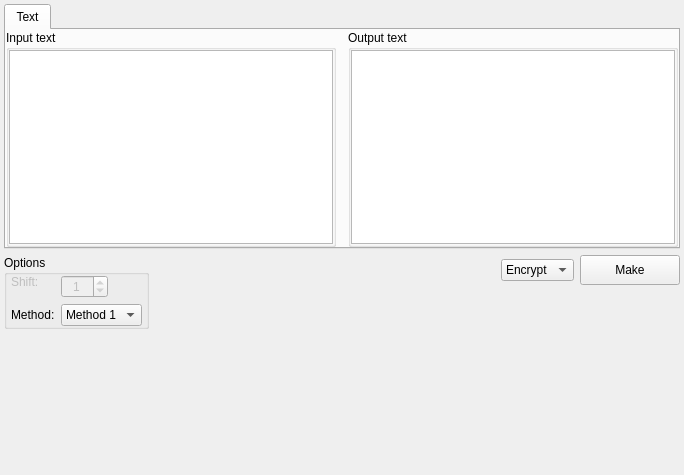
<?xml version="1.0" encoding="UTF-8"?>
<ui version="4.0">
 <class>PolybiusSquare</class>
 <widget class="QWidget" name="PolybiusSquare">
  <property name="geometry">
   <rect>
    <x>0</x>
    <y>0</y>
    <width>684</width>
    <height>475</height>
   </rect>
  </property>
  <property name="windowTitle">
   <string>Form</string>
  </property>
  <layout class="QVBoxLayout" name="verticalLayout_4">
   <property name="leftMargin">
    <number>4</number>
   </property>
   <property name="topMargin">
    <number>4</number>
   </property>
   <property name="rightMargin">
    <number>4</number>
   </property>
   <property name="bottomMargin">
    <number>4</number>
   </property>
   <item>
    <widget class="QTabWidget" name="tab_widget">
     <property name="maximumSize">
      <size>
       <width>16777215</width>
       <height>400</height>
      </size>
     </property>
     <widget class="QWidget" name="tab_text">
      <attribute name="title">
       <string>Text</string>
      </attribute>
      <layout class="QHBoxLayout" name="horizontalLayout">
       <property name="spacing">
        <number>12</number>
       </property>
       <property name="leftMargin">
        <number>0</number>
       </property>
       <property name="topMargin">
        <number>0</number>
       </property>
       <property name="rightMargin">
        <number>0</number>
       </property>
       <property name="bottomMargin">
        <number>0</number>
       </property>
       <item>
        <widget class="QGroupBox" name="group_box_input">
         <property name="title">
          <string>Input text</string>
         </property>
         <layout class="QVBoxLayout" name="verticalLayout_11">
          <property name="spacing">
           <number>0</number>
          </property>
          <property name="leftMargin">
           <number>0</number>
          </property>
          <property name="topMargin">
           <number>0</number>
          </property>
          <property name="rightMargin">
           <number>0</number>
          </property>
          <property name="bottomMargin">
           <number>0</number>
          </property>
          <item>
           <widget class="QTextEdit" name="text_edit_input"/>
          </item>
         </layout>
        </widget>
       </item>
       <item>
        <widget class="QGroupBox" name="group_box_output">
         <property name="title">
          <string>Output text</string>
         </property>
         <layout class="QVBoxLayout" name="verticalLayout_12">
          <property name="spacing">
           <number>0</number>
          </property>
          <property name="leftMargin">
           <number>0</number>
          </property>
          <property name="topMargin">
           <number>0</number>
          </property>
          <property name="rightMargin">
           <number>0</number>
          </property>
          <property name="bottomMargin">
           <number>0</number>
          </property>
          <item>
           <widget class="QTextEdit" name="text_edit_output">
            <property name="readOnly">
             <bool>true</bool>
            </property>
           </widget>
          </item>
         </layout>
        </widget>
       </item>
      </layout>
     </widget>
    </widget>
   </item>
   <item>
    <layout class="QHBoxLayout" name="horizontal_layout_1">
     <item>
      <layout class="QVBoxLayout" name="verticalLayout_3">
       <item>
        <widget class="QGroupBox" name="group_box_options">
         <property name="title">
          <string>Options</string>
         </property>
         <layout class="QVBoxLayout" name="verticalLayout">
          <property name="leftMargin">
           <number>0</number>
          </property>
          <property name="topMargin">
           <number>0</number>
          </property>
          <property name="rightMargin">
           <number>0</number>
          </property>
          <property name="bottomMargin">
           <number>0</number>
          </property>
          <item>
           <layout class="QFormLayout" name="form_layout_options">
            <property name="fieldGrowthPolicy">
             <enum>QFormLayout::ExpandingFieldsGrow</enum>
            </property>
            <property name="leftMargin">
             <number>4</number>
            </property>
            <property name="rightMargin">
             <number>4</number>
            </property>
            <item row="0" column="0">
             <widget class="QLabel" name="label_shift">
              <property name="enabled">
               <bool>false</bool>
              </property>
              <property name="sizePolicy">
               <sizepolicy hsizetype="Fixed" vsizetype="Fixed">
                <horstretch>0</horstretch>
                <verstretch>0</verstretch>
               </sizepolicy>
              </property>
              <property name="styleSheet">
               <string notr="true"/>
              </property>
              <property name="text">
               <string>Shift:</string>
              </property>
             </widget>
            </item>
            <item row="0" column="1">
             <widget class="QSpinBox" name="spin_box_shift">
              <property name="enabled">
               <bool>false</bool>
              </property>
              <property name="alignment">
               <set>Qt::AlignCenter</set>
              </property>
              <property name="buttonSymbols">
               <enum>QAbstractSpinBox::UpDownArrows</enum>
              </property>
              <property name="minimum">
               <number>0</number>
              </property>
              <property name="maximum">
               <number>100</number>
              </property>
              <property name="singleStep">
               <number>1</number>
              </property>
              <property name="value">
               <number>1</number>
              </property>
             </widget>
            </item>
            <item row="1" column="0">
             <widget class="QLabel" name="label_method">
              <property name="text">
               <string>Method:</string>
              </property>
             </widget>
            </item>
            <item row="1" column="1">
             <widget class="QComboBox" name="combo_box_method">
              <property name="sizePolicy">
               <sizepolicy hsizetype="Fixed" vsizetype="Fixed">
                <horstretch>0</horstretch>
                <verstretch>0</verstretch>
               </sizepolicy>
              </property>
              <item>
               <property name="text">
                <string>Method 1</string>
               </property>
              </item>
              <item>
               <property name="text">
                <string>Method 2</string>
               </property>
              </item>
             </widget>
            </item>
           </layout>
          </item>
         </layout>
        </widget>
       </item>
       <item>
        <spacer name="vertical_spacer_1">
         <property name="orientation">
          <enum>Qt::Vertical</enum>
         </property>
         <property name="sizeHint" stdset="0">
          <size>
           <width>20</width>
           <height>40</height>
          </size>
         </property>
        </spacer>
       </item>
      </layout>
     </item>
     <item>
      <spacer name="horizontal_spacer_1">
       <property name="orientation">
        <enum>Qt::Horizontal</enum>
       </property>
       <property name="sizeHint" stdset="0">
        <size>
         <width>40</width>
         <height>20</height>
        </size>
       </property>
      </spacer>
     </item>
     <item>
      <layout class="QVBoxLayout" name="vertical_layout_1">
       <item>
        <layout class="QHBoxLayout" name="horizontalLayout_2">
         <item>
          <widget class="QComboBox" name="combo_box_mode">
           <property name="sizePolicy">
            <sizepolicy hsizetype="Fixed" vsizetype="Fixed">
             <horstretch>0</horstretch>
             <verstretch>0</verstretch>
            </sizepolicy>
           </property>
           <item>
            <property name="text">
             <string>Encrypt</string>
            </property>
           </item>
           <item>
            <property name="text">
             <string>Decrypt</string>
            </property>
           </item>
          </widget>
         </item>
         <item>
          <widget class="QPushButton" name="button_make">
           <property name="sizePolicy">
            <sizepolicy hsizetype="Fixed" vsizetype="Fixed">
             <horstretch>0</horstretch>
             <verstretch>0</verstretch>
            </sizepolicy>
           </property>
           <property name="minimumSize">
            <size>
             <width>100</width>
             <height>30</height>
            </size>
           </property>
           <property name="baseSize">
            <size>
             <width>0</width>
             <height>0</height>
            </size>
           </property>
           <property name="text">
            <string>Make</string>
           </property>
          </widget>
         </item>
        </layout>
       </item>
       <item>
        <spacer name="vertical_spacer_2">
         <property name="orientation">
          <enum>Qt::Vertical</enum>
         </property>
         <property name="sizeHint" stdset="0">
          <size>
           <width>20</width>
           <height>40</height>
          </size>
         </property>
        </spacer>
       </item>
      </layout>
     </item>
    </layout>
   </item>
   <item>
    <spacer name="vertical_spacer_3">
     <property name="orientation">
      <enum>Qt::Vertical</enum>
     </property>
     <property name="sizeHint" stdset="0">
      <size>
       <width>20</width>
       <height>52</height>
      </size>
     </property>
    </spacer>
   </item>
  </layout>
 </widget>
 <resources/>
 <connections/>
</ui>
